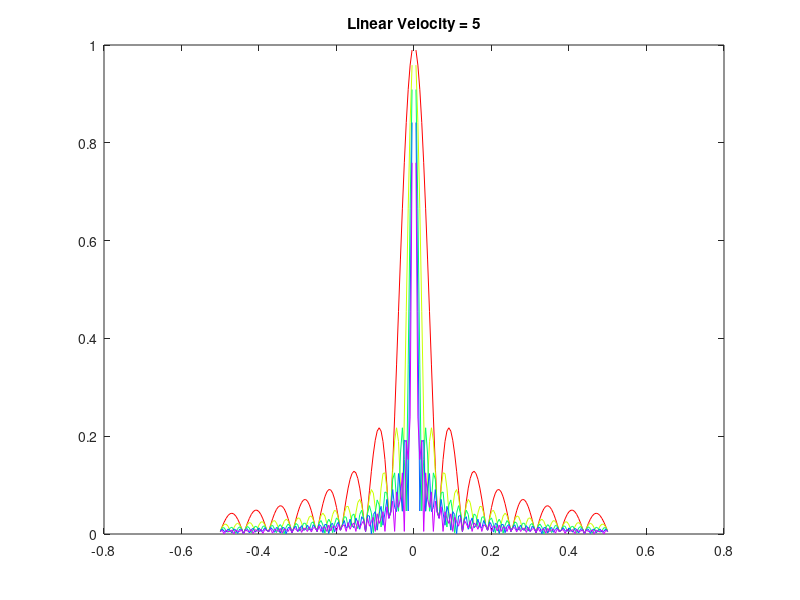

Recreate this plot in MATLAB.

c = 1:5;                                      
Dt = -0.5:0.005:0.5;                          
T = 100;                                     
for i = 1:length(c)
cmap = hsv(length(c));
s = 1;                                         
K = s*abs(sin(c(i)*T*Dt/2)./(c(i)*T*Dt/2));   
plot(Dt,K,'color',cmap(i,:));                 
title(['Linear Velocity = ' num2str(c(i))]);
hold on
pause(0.5)
end

